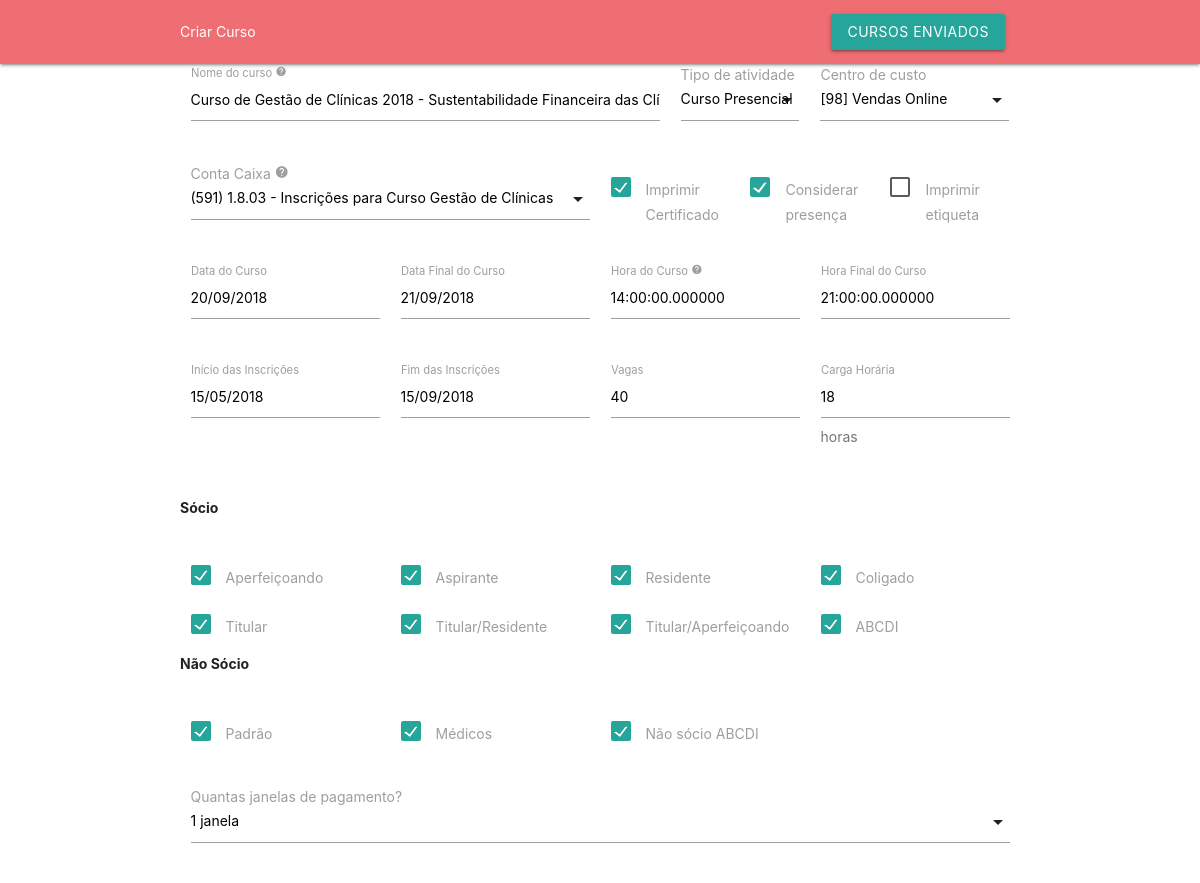
Before: /index.php?curso=1 (upper part) with the older database file.
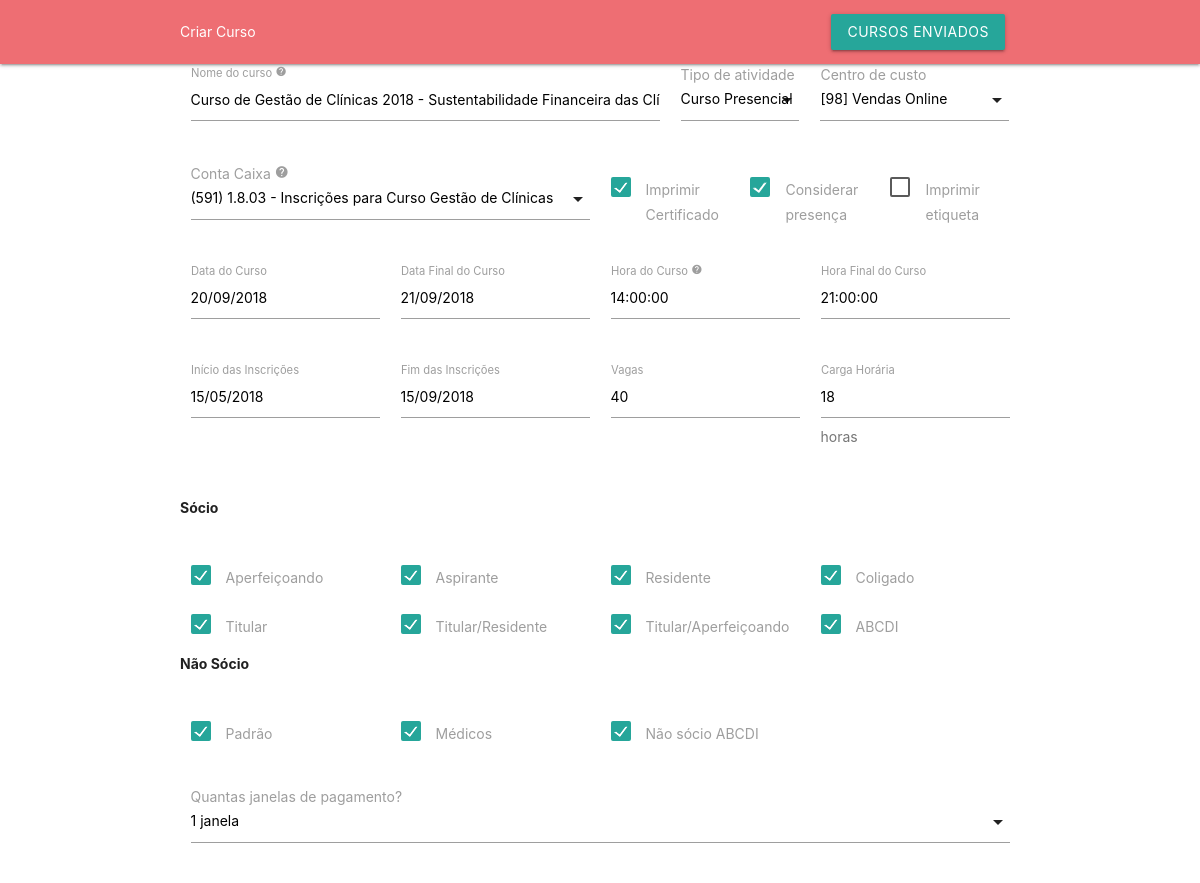
After: the same page with the newer database file.
### tables this page shows
CREATE TABLE `tb_criar_cursos` (
  `id` int(255) NOT NULL,
  `nome` varchar(255) NOT NULL,
  `tipo_atividade` int(255) NOT NULL,
  `centro_custo` int(255) NOT NULL,
  `conta_caixa` int(255) NOT NULL,
  `certificado` tinyint(1) NOT NULL,
  `presenca` tinyint(1) NOT NULL,
  `etiqueta` tinyint(1) NOT NULL,
  `data_inicio_curso` date NOT NULL,
  `data_fim_curso` date NOT NULL,
  `hora_inicio_curso` time DEFAULT NULL,
  `hora_fim_curso` time DEFAULT NULL,
  `data_inicio_inscricoes` date NOT NULL,
  `data_fim_inscricoes` date NOT NULL,
  `vagas` int(255) NOT NULL,
  `carga_horaria` int(255) DEFAULT NULL,
  `categorias` varchar(255) NOT NULL,
  `janelas_pagamento` tinyint(3) NOT NULL DEFAULT '1',
  `data_inicio_lote1` date NOT NULL,
  `data_fim_lote1` date NOT NULL,
  `valor_lote1` int(255) NOT NULL,
  `valor_cbr_lote1` int(255) NOT NULL,
  `valor_abcdi_lote1` int(255) NOT NULL,
  `valor_nao_quite_lote1` int(255) NOT NULL,
  `valor_parceiro_lote1` int(255) NOT NULL,
  `tipo_vencimento_lote1` tinyint(3) NOT NULL,
  `n_dias_lote1` int(255) DEFAULT NULL,
  `limite_vencimento_lote1` date DEFAULT NULL,
  `data_inicio_lote2` date DEFAULT NULL,
  `data_fim_lote2` date DEFAULT NULL,
  `valor_lote2` int(255) DEFAULT NULL,
  `valor_cbr_lote2` int(255) DEFAULT NULL,
  `valor_abcdi_lote2` int(255) DEFAULT NULL,
  `valor_nao_quite_lote2` int(255) DEFAULT NULL,
  `valor_parceiro_lote2` int(255) DEFAULT NULL,
  `tipo_vencimento_lote2` tinyint(3) DEFAULT NULL,
  `n_dias_lote2` int(255) DEFAULT NULL,
  `limite_vencimento_lote2` date DEFAULT NULL,
  `data_inicio_lote3` date DEFAULT NULL,
  `data_fim_lote3` date DEFAULT NULL,
  `valor_lote3` int(255) DEFAULT NULL,
  `valor_cbr_lote3` int(255) DEFAULT NULL,
  `valor_abcdi_lote3` int(255) DEFAULT NULL,
  `valor_nao_quite_lote3` int(255) DEFAULT NULL,
  `valor_parceiro_lote3` int(255) DEFAULT NULL,
  `tipo_vencimento_lote3` tinyint(3) DEFAULT NULL,
  `n_dias_lote3` int(255) DEFAULT NULL,
  `limite_vencimento_lote3` date DEFAULT NULL,
  `data_inicio_lote4` date DEFAULT NULL,
  `data_fim_lote4` date DEFAULT NULL,
  `valor_lote4` int(255) DEFAULT NULL,
  `valor_cbr_lote4` int(255) DEFAULT NULL,
  `valor_abcdi_lote4` int(255) DEFAULT NULL,
  `valor_nao_quite_lote4` int(255) DEFAULT NULL,
  `valor_parceiro_lote4` int(255) DEFAULT NULL,
  `tipo_vencimento_lote4` tinyint(3) DEFAULT NULL,
  `n_dias_lote4` int(255) DEFAULT NULL,
  `limite_vencimento_lote4` date DEFAULT NULL,
  `criado_em` datetime DEFAULT CURRENT_TIMESTAMP,
  `criado_por` varchar(255) DEFAULT NULL,
  `criado_no_icase` tinyint(1) NOT NULL DEFAULT '0'
);

### index.php (the view, shortened to what this page needs)
<?php include ('db_add.php');?>
<!DOCTYPE html>
<html lang="pt-br">
<head>
    <link rel="stylesheet" href="css/materialize.min.css">
</head>
<body>
  <nav>
    <div class="nav-wrapper container">
      <a href="#" class="brand-logo" style="font-size: 20px;">Criar Curso</a>
      <ul id="nav-mobile" class="right">
        <li><a class="waves-effect waves-light btn modal-trigger" href="#modalSalvos">Cursos Enviados</a></li>
      </ul>
    </div>
  </nav>
<?php
    if (isset($_GET['curso']))
    {
        $db = mysqli_connect('localhost', 'root', '', 'dbprocedimentos');
        $query = "SELECT * FROM tb_criar_cursos WHERE id = ". $_GET['curso'];
        $result = mysqli_query($db, $query);
        while ($cursodb = mysqli_fetch_assoc($result))
        {
            $nome = $cursodb['nome'];
            $data_inicio_curso = implode("/", array_reverse(explode("-", $cursodb['data_inicio_curso'])));
            $data_fim_curso = implode("/", array_reverse(explode("-", $cursodb['data_fim_curso'])));
            $hora_inicio_curso = $cursodb['hora_inicio_curso'];
            $hora_fim_curso = $cursodb['hora_fim_curso'];
            $data_inicio_inscricoes = implode("/", array_reverse(explode("-", $cursodb['data_inicio_inscricoes'])));
            $data_fim_inscricoes = implode("/", array_reverse(explode("-", $cursodb['data_fim_inscricoes'])));
            $vagas = $cursodb['vagas'];
            $carga_horaria = $cursodb['carga_horaria'];
            $categorias = explode(',', $cursodb['categorias']);
        }
    }
?>
<div class="container">
  <div class="row">
    <form class="col s12" method="POST" action="#">
      <div class="row">
        <div class="input-field col s12 m7">
            <input id="nomeCurso" name="nomeCurso" type="text" class="contar" data-length="80" onkeyup="trocarTitulo()" <?php if (isset($_GET['curso'])) echo "value='".$nome."'"; ?> required>
            <label for="nomeCurso" class="tooltipped" data-position="top" data-tooltip="Nome que aparecerá no momento da compra">Nome do curso <i class="material-icons">help</i></label>
        </div>
        <div class="input-field col s6 m2">
            <label for="form1">Tipo de atividade</label>
        </div>
        <div class="input-field col s6 m3">
            <label for="form1">Centro de custo</label>
        </div>
      </div>
      <div class="row">
        <div class="input-field col s12 m6">
            <label for="input_text" class="tooltipped" data-position="top" data-tooltip="Cada curso possui sua Conta Caixa. Qualquer dúvida sobre pergunte ao Financeiro">Conta Caixa <i class="material-icons">help</i></label>
        </div>
        <div class="input-field col s4 m2">
            <p>
                <label>
                    <span>Imprimir Certificado</span>
                </label>
            </p>
        </div>
        <div class="input-field col s4 m2">
            <p>
                <label>
                    <span>Considerar presença</span>
                </label>
            </p>
        </div>
        <div class="input-field col s4 m2">
            <p>
                <label>
                    <span>Imprimir etiqueta</span>
                </label>
            </p>
        </div>
      </div>
      <div class="row">
        <div class="input-field col s6 m3">
            <input id="datainicial" name="datainicial" type="text" class="datepicker" onchange="trocarTitulo()" required <?php if (isset($_GET['curso'])) echo 'value="'.$data_inicio_curso.'"'; ?>>
            <label for="datainicial">Data do Curso</label>
        </div>
        <div class="input-field col s6 m3">
            <input id="datafinal" name="datafinal" type="text" class="datepicker" onchange="trocarTitulo()" required <?php if (isset($_GET['curso'])) echo 'value="'.$data_fim_curso.'"'; ?>>
            <label for="datafinal">Data Final do Curso</label>
        </div>
        <div class="input-field col s6 m3">
            <input id="horainicial" name="horainicial" type="text" class="timepicker" onchange="trocarTitulo()" <?php if (isset($_GET['curso'])) echo 'value="'.$hora_inicio_curso.'"'; ?>>
            <label for="horainicial" class="tooltipped" data-position="top" data-tooltip="Caso o curso ocorrerá em mais de um dia com horários diferentes deixe em branco">Hora do Curso <i class="material-icons">help</i></label>
        </div>
        <div class="input-field col s6 m3">
            <input id="horafinal" name="horafinal" type="text" class="timepicker" onchange="trocarTitulo()" <?php if (isset($_GET['curso'])) echo 'value="'.$hora_fim_curso.'"'; ?>>
            <label for="horafinal">Hora Final do Curso</label>
        </div>
      </div>
    <div class="row">
        <div class="input-field col s6 m3">
            <input id="InscricoesInicio" name="InscricoesInicio" type="text" class="datepicker" required <?php if (isset($_GET['curso'])) echo 'value="'.$data_inicio_inscricoes.'"'; ?>>
            <label for="InscricoesInicio">Início das Inscrições</label>
        </div>
        <div class="input-field col s6 m3">
            <input id="InscricoesFim" name="InscricoesFim" type="text" class="datepicker" required <?php if (isset($_GET['curso'])) echo 'value="'.$data_fim_inscricoes.'"'; ?>>
            <label for="InscricoesFim">Fim das Inscrições</label>
        </div>
        <div class="input-field col s6 m3">
            <input id="vagas" name="vagas" type="number" required <?php if (isset($_GET['curso'])) echo 'value="'.$vagas.'"'; ?>>
            <label for="vagas">Vagas</label>
        </div>
        <div class="input-field col s6 m3">
            <input id="cargaHoraria" name="cargaHoraria" type="number" <?php if (isset($_GET['curso'])) echo 'value="'.$carga_horaria.'"'; ?>>
            <label for="cargaHoraria">Carga Horária</label>
            <span class="helper-text" data-error="wrong" data-success="right">horas</span>
        </div>
    </div>
    <div class="checkbox-group required">
        <div class="row">
            <h1><b>Sócio</b></h1>
            <div class="input-field col s6 m3">
                <td class="hoverable">
                    <label>
                        <span>Aperfeiçoando</span>
                    </label>
                </td>
            </div>
            <div class="input-field col s6 m3">
                <td class="hoverable">
                    <label>
                        <span>Aspirante</span>
                    </label>
                </td>
            </div>
            <div class="input-field col s6 m3">
                <td class="hoverable"><label><input type="checkbox" class="filled-in" name="cbxCategorias[]" value="3" <?php if (isset($_GET['curso'])) if(in_array('3', $categorias)) echo 'checked'; ?>/><span>Residente</span></label></td>
            </div>
            <div class="input-field col s6 m3">
                <td class="hoverable"><label><input type="checkbox" class="filled-in" name="cbxCategorias[]"  value="4" <?php if (isset($_GET['curso'])) if(in_array('4', $categorias)) echo 'checked'; ?>/><span>Coligado</span></label></td>
            </div>
        </div>
        <div class="row">
            <div class="input-field col s6 m3">
                <td class="hoverable"><label><input type="checkbox" class="filled-in" name="cbxCategorias[]" value="5" <?php if (isset($_GET['curso'])) if(in_array('5', $categorias)) echo 'checked'; ?>/><span>Titular</span></label></td>
            </div>
            <div class="input-field col s6 m3">
                <td class="hoverable"><label><span>Titular/Residente</span></label></td>
            </div>
            <div class="input-field col s6 m3">
                <td class="hoverable"><label><span>Titular/Aperfeiçoando</span></label></td>
            </div>
            <div class="input-field col s6 m3">
                <td class="hoverable"><label><input type="checkbox" class="filled-in" name="cbxCategorias[]" value="8" <?php if (isset($_GET['curso'])) if(in_array('8', $categorias)) echo 'checked'; ?>/><span>ABCDI</span></label></td>
            </div>
        </div>
        <div class="row">
            <h1><b>Não Sócio</b></h1>
            <div class="input-field col s6 m3">
                <td class="hoverable"><label><input type="checkbox" class="filled-in" name="cbxCategorias[]" value="9" <?php if (isset($_GET['curso'])) if(in_array('9', $categorias)) echo 'checked'; ?>/><span>Padrão</span></label></td>
            </div>
            <div class="input-field col s6 m3">
                <td class="hoverable"><label><input type="checkbox" class="filled-in" name="cbxCategorias[]" value="10" <?php if (isset($_GET['curso'])) if(in_array('10', $categorias)) echo 'checked'; ?>/><span>Médicos</span></label></td>
            </div>
            <div class="input-field col s6 m3">
                <td class="hoverable"><label><span>Não sócio ABCDI</span></label></td>
            </div>
        </div>
    </div><br><br>
        <div class="row">
            <div class="input-field col s12">
                <label>Quantas janelas de pagamento?</label>
            </div>
        </div>
    </form>
  </div>
</div>
</body>
</html>

### index.php (style rules this page uses)
* { font-size: 14px !important; }
p { display: inline }

Changed rows visible on the page:
changed tb_criar_cursos: horainicial "14:00:00.000000" → "14:00:00"; horafinal "21:00:00.000000" → "21:00:00"
